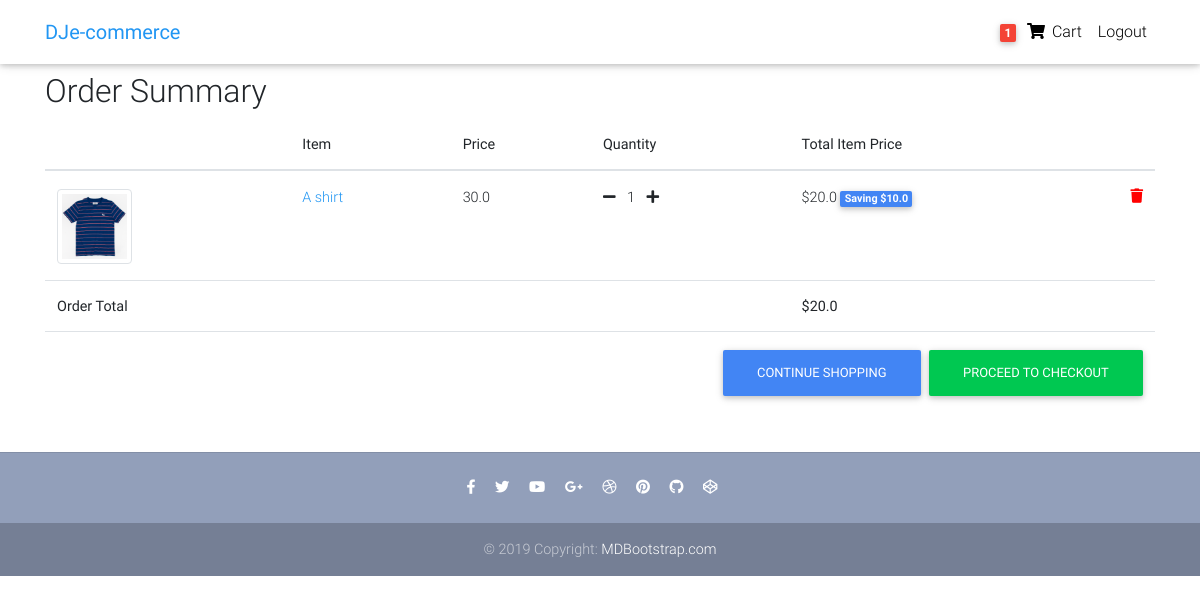
The app's page /order-summary/ (signed in), older data.
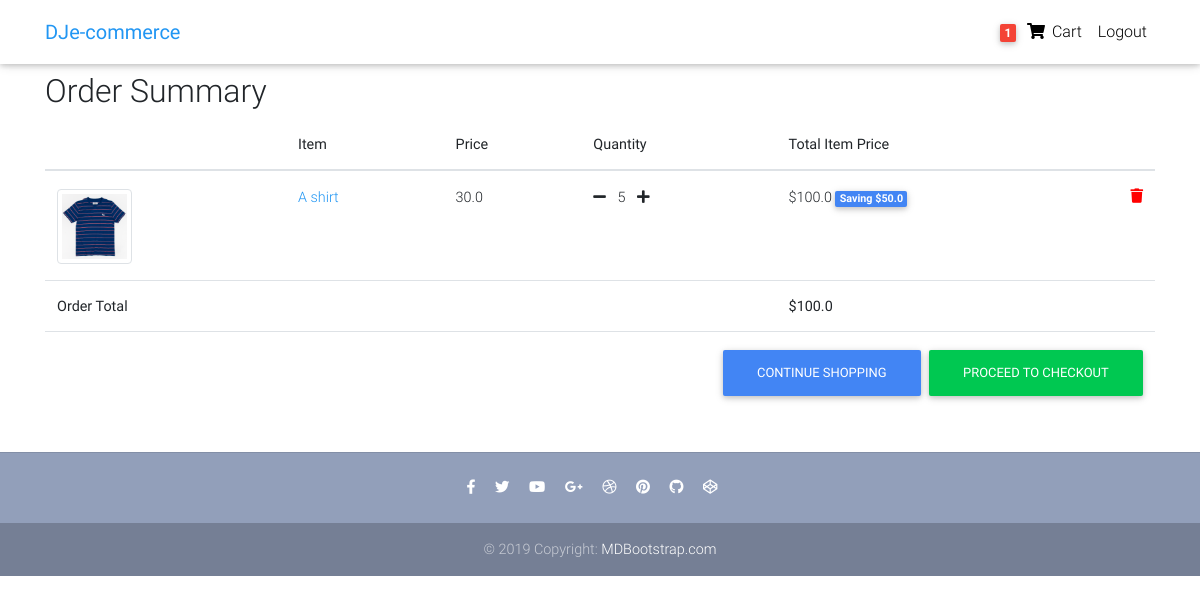
The same page, newer data.
### core/models.py (models this page shows, shortened)
class Order(models.Model):
    user = models.ForeignKey(settings.AUTH_USER_MODEL,
                             on_delete=models.CASCADE)
    ref_code = models.CharField(max_length=20, blank=True, null=True)
    items = models.ManyToManyField(OrderItem)
    start_date = models.DateTimeField(auto_now_add=True)
    ordered_date = models.DateTimeField()
    ordered = models.BooleanField(default=False)
    shipping_address = models.ForeignKey(
        'Address', related_name='shipping_address', on_delete=models.SET_NULL, blank=True, null=True)
    payment = models.ForeignKey(
        'Payment', on_delete=models.SET_NULL, blank=True, null=True)
    coupon = models.ForeignKey(
        'Coupon', on_delete=models.SET_NULL, blank=True, null=True)
    being_delivered = models.BooleanField(default=False)
    received = models.BooleanField(default=False)
    refund_requested = models.BooleanField(default=False)
    refund_granted = models.BooleanField(default=False)
    '''
    1. Item added to cart
    2. Adding a billing address
    (Failed checkout)
    3. Payment
    (Preprocessing, processing, packaging etc.)
    4. Being delivered
    5. Received
    6. Refunds
    '''
    def get_total(self):
        total = 0
        for order_item in self.items.all():
            total += order_item.get_final_price()
        if self.coupon:
            total -= self.coupon.amount
        return total

class OrderItem(models.Model):
    user = models.ForeignKey(settings.AUTH_USER_MODEL,
                             on_delete=models.CASCADE)
    ordered = models.BooleanField(default=False)
    item = models.ForeignKey(Item, on_delete=models.CASCADE)
    quantity = models.IntegerField(default=1)
    def get_total_item_price(self):
        return self.quantity * self.item.price
    def get_total_discount_item_price(self):
        return self.quantity * self.item.discount_price
    def get_amount_saved(self):
        return self.get_total_item_price() - self.get_total_discount_item_price()
    def get_final_price(self):
        if self.item.discount_price:
            return self.get_total_discount_item_price()
        return self.get_total_item_price()

class Item(models.Model):
    title = models.CharField(max_length=100)
    price = models.FloatField()
    discount_price = models.FloatField(blank=True, null=True)
    slug = models.SlugField()
    description = models.TextField()
    image = models.ImageField()
    def get_absolute_url(self):
        return reverse("core:product", kwargs={
            'slug': self.slug
        })

### core/views.py (the view)
# urls.py: path('order-summary/', OrderSummaryView.as_view(), name='order-summary'),
class OrderSummaryView(LoginRequiredMixin, View):
    def get(self, *args, **kwargs):
        try:
            order = Order.objects.get(user=self.request.user, ordered=False)
            context = {
                'object': order
            }
            return render(self.request, 'order_summary.html', context)
        except ObjectDoesNotExist:
            messages.warning(self.request, "You do not have an active order")
            return redirect("/")

### core/templatetags/cart_template_tags.py (called while the page is built)
@register.filter
def cart_item_count(user):
    if user.is_authenticated:
        qs = Order.objects.filter(user=user, ordered=False)
        if qs.exists():
            return qs[0].items.count()
    return 0

### templates/order_summary.html (shortened to what this page needs)
{% extends "base.html" %}
{% block content %}
  <main>
    <div class="container">
    <div class="table-responsive text-nowrap">
    <h2>Order Summary</h2>
    <table class="table">
        <thead>
        <tr>
            <th scope="col"></th>
            <th scope="col">Item</th>
            <th scope="col">Price</th>
            <th scope="col">Quantity</th>
            <th scope="col">Total Item Price</th>
        </tr>
        </thead>
        <tbody>
        {% for order_item in object.items.all %}
            <tr>
                <td >
                    <a href="{{ order_item.item.get_absolute_url }}" class="blue-text">
                        <img src="{{ order_item.item.image.url }}" alt="thumbnail" class="img-thumbnail" style="width: 75px">
                    </a>
                </td>
                <td>
                    <a href="{{ order_item.item.get_absolute_url }}" class="blue-text">{{ order_item.item.title }}</a>
                </td>
                <td>{{ order_item.item.price }}</td>
                <td>
                    <a href="{% url 'core:remove-single-item-from-cart' order_item.item.slug %}"><i class="fas fa-minus mr-2"></i></a>
                    {{ order_item.quantity }}
                    <a href="{% url 'core:add-to-cart' order_item.item.slug %}"><i class="fas fa-plus ml-2"></i></a>
                </td>
                <td>
                {% if order_item.item.discount_price %}
                    ${{ order_item.get_total_discount_item_price }}
                    <span class="badge badge-primary">Saving ${{ order_item.get_amount_saved }}</span>
                {% else %}
                    ${{ order_item.get_total_item_price }}
                {% endif %}
                <a style='color: red;' href="{% url 'core:remove-from-cart' order_item.item.slug %}">
                    <i class="fas fa-trash float-right"></i>
                </a>
                </td>
            </tr>
        {% endfor %}
        {% if object.get_total %}
            <tr>
                <td colspan="4"><b>Order Total</b></td>
                <td><b>${{ object.get_total }}</b></td>
            </tr>
            <tr>
                <td colspan="5">
                <a class='btn btn-success float-right ml-2 white-text' href='/checkout/'>Proceed to checkout</a>
                <a class='btn btn-primary float-right white-text' href='/'>Continue shopping</a>
                </td>
            </tr>
        {% endif %}
        </tbody>
    </table>
    </div>
    </div>
  </main>
{% endblock content %}

### templates/base.html (shortened to what this page needs)
{% load static %}
<html lang="en">
<head>
  <link rel="stylesheet" href="https://use.fontawesome.com/releases/v5.8.1/css/all.css">
  <link href="{% static 'css/bootstrap.min.css' %}" rel="stylesheet">
  <link href="{% static 'css/mdb.min.css' %}" rel="stylesheet">
  <link href="{% static 'css/style.min.css' %}" rel="stylesheet">
</head>
{% include "navbar.html" %}
<body>
    <div class="mt-5 pt-4">
    </div>
    {% block content %}
    {% endblock content %}
    {% include "footer.html" %}
</body>
</html>

### templates/navbar.html (shortened to what this page needs)
{% load cart_template_tags %}
<nav class="navbar fixed-top navbar-expand-lg navbar-light white scrolling-navbar">
    <div class="container">
      <a class="navbar-brand waves-effect" href="/">
        <strong class="blue-text">DJe-commerce</strong>
      </a>
      <div class="collapse navbar-collapse" id="navbarSupportedContent">
        <ul class="navbar-nav nav-flex-icons">
          {% if request.user.is_authenticated %}
          <li class="nav-item">
            <a href="{% url 'core:order-summary' %}" class="nav-link waves-effect">
              <span class="badge red z-depth-1 mr-1"> {{ request.user|cart_item_count }} </span>
              <i class="fas fa-shopping-cart"></i>
              <span class="clearfix d-none d-sm-inline-block"> Cart </span>
            </a>
          </li>
          <li class="nav-item">
            <a class="nav-link waves-effect" href="{% url 'account_logout' %}">
              <span class="clearfix d-none d-sm-inline-block"> Logout </span>
            </a>
          </li>
          {% endif %}
        </ul>
      </div>
    </div>
  </nav>

### templates/footer.html
<footer class="page-footer text-center font-small mt-4 wow fadeIn">
    <hr class="my-4">
    <div class="pb-4">
      <a href="https://www.facebook.com/mdbootstrap" target="_blank">
        <i class="fab fa-facebook-f mr-3"></i>
      </a>
      <a href="https://twitter.com/MDBootstrap" target="_blank">
        <i class="fab fa-twitter mr-3"></i>
      </a>
      <a href="https://www.youtube.com/watch?v=7MUISDJ5ZZ4" target="_blank">
        <i class="fab fa-youtube mr-3"></i>
      </a>
      <a href="https://plus.google.com/u/0/b/107863090883699620484" target="_blank">
        <i class="fab fa-google-plus-g mr-3"></i>
      </a>
      <a href="https://dribbble.com/mdbootstrap" target="_blank">
        <i class="fab fa-dribbble mr-3"></i>
      </a>
      <a href="https://pinterest.com/mdbootstrap" target="_blank">
        <i class="fab fa-pinterest mr-3"></i>
      </a>
      <a href="https://github.com/mdbootstrap/bootstrap-material-design" target="_blank">
        <i class="fab fa-github mr-3"></i>
      </a>
      <a href="http://codepen.io/mdbootstrap/" target="_blank">
        <i class="fab fa-codepen mr-3"></i>
      </a>
    </div>
    <div class="footer-copyright py-3">
      © 2019 Copyright:
      <a href="https://mdbootstrap.com/education/bootstrap/" target="_blank"> MDBootstrap.com </a>
    </div>
  </footer>

### templates/scripts.html (shortened to what this page needs)
{% load static %}

### templates/base.html (style rules this page uses)
html, body, header, .carousel { height: 60vh; }

Row changes from the older to the newer data that the page shows:
changed OrderItem "A shirt": quantity "1" → "5"; get_total_discount_item_price "20.0" → "100.0"; get_amount_saved "10.0" → "50.0"
changed Order: get_total "20.0" → "100.0"
